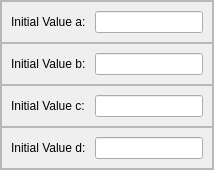
                             <widget class="QFrame" name="frame_33">
                              <property name="frameShape">
                               <enum>QFrame::StyledPanel</enum>
                              </property>
                              <property name="frameShadow">
                               <enum>QFrame::Raised</enum>
                              </property>
                              <layout class="QVBoxLayout" name="verticalLayout_19">
                               <property name="spacing">
                                <number>0</number>
                               </property>
                               <property name="leftMargin">
                                <number>0</number>
                               </property>
                               <property name="topMargin">
                                <number>0</number>
                               </property>
                               <property name="rightMargin">
                                <number>0</number>
                               </property>
                               <property name="bottomMargin">
                                <number>0</number>
                               </property>
                               <item>
                                <widget class="QFrame" name="frame_42">
                                 <property name="frameShape">
                                  <enum>QFrame::StyledPanel</enum>
                                 </property>
                                 <property name="frameShadow">
                                  <enum>QFrame::Raised</enum>
                                 </property>
                                 <layout class="QHBoxLayout" name="horizontalLayout_31">
                                  <item>
                                   <widget class="QLabel" name="label_11">
                                    <property name="text">
                                     <string>Initial Value a: </string>
                                    </property>
                                   </widget>
                                  </item>
                                  <item>
                                   <widget class="QLineEdit" name="lineEdit_analysis_initial_a"/>
                                  </item>
                                 </layout>
                                </widget>
                               </item>
                               <item>
                                <widget class="QFrame" name="frame_43">
                                 <property name="frameShape">
                                  <enum>QFrame::StyledPanel</enum>
                                 </property>
                                 <property name="frameShadow">
                                  <enum>QFrame::Raised</enum>
                                 </property>
                                 <layout class="QHBoxLayout" name="horizontalLayout_33">
                                  <item>
                                   <widget class="QLabel" name="label_18">
                                    <property name="text">
                                     <string>Initial Value b: </string>
                                    </property>
                                   </widget>
                                  </item>
                                  <item>
                                   <widget class="QLineEdit" name="lineEdit_analysis_initial_b"/>
                                  </item>
                                 </layout>
                                </widget>
                               </item>
                               <item>
                                <widget class="QFrame" name="frame_68">
                                 <property name="frameShape">
                                  <enum>QFrame::StyledPanel</enum>
                                 </property>
                                 <property name="frameShadow">
                                  <enum>QFrame::Raised</enum>
                                 </property>
                                 <layout class="QHBoxLayout" name="horizontalLayout_40">
                                  <item>
                                   <widget class="QLabel" name="label_28">
                                    <property name="text">
                                     <string>Initial Value c: </string>
                                    </property>
                                   </widget>
                                  </item>
                                  <item>
                                   <widget class="QLineEdit" name="lineEdit_analysis_initial_c"/>
                                  </item>
                                 </layout>
                                </widget>
                               </item>
                               <item>
                                <widget class="QFrame" name="frame_69">
                                 <property name="frameShape">
                                  <enum>QFrame::StyledPanel</enum>
                                 </property>
                                 <property name="frameShadow">
                                  <enum>QFrame::Raised</enum>
                                 </property>
                                 <layout class="QHBoxLayout" name="horizontalLayout_46">
                                  <item>
                                   <widget class="QLabel" name="label_29">
                                    <property name="text">
                                     <string>Initial Value d: </string>
                                    </property>
                                   </widget>
                                  </item>
                                  <item>
                                   <widget class="QLineEdit" name="lineEdit_analysis_initial_d"/>
                                  </item>
                                 </layout>
                                </widget>
                               </item>
                              </layout>
                             </widget>
